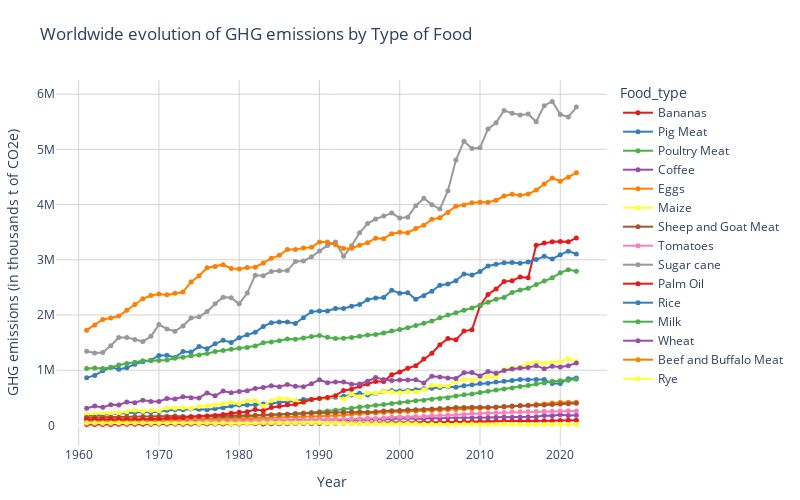

This figure's notebook cell:
### Code cell
#fig_ghgfood = px.line(ghgperfood, x='Year', y='ghgemissionsperthousand_t', color='Food_type', 
#              title='Worldwide evolution of GHG emissions by Type of Food',
#              labels={'year': 'Year', 'ghgemissionsperthousand_t': 'GHG emissions (in thousands t of CO2e)'},
#              color_discrete_sequence=px.colors.qualitative.Set1)  

#fig_ghgfood.update_traces(mode='markers+lines', marker=dict(size=5))

#fig_ghgfood.update_layout(height=500, width=800, margin=dict(l=40, r=40, t=80, b=40), plot_bgcolor='rgba(0,0,0,0)')

#fig_ghgfood.update_xaxes(showgrid=True, gridcolor='lightgray')
#fig_ghgfood.update_yaxes(showgrid=True, gridcolor='lightgray')

#fig_ghgfood.show()
